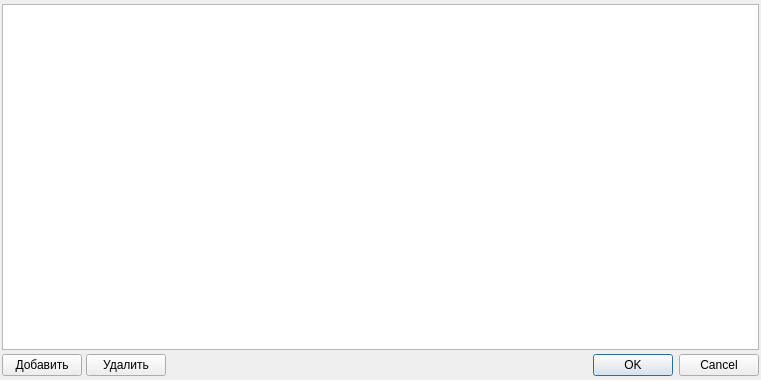
<?xml version="1.0" encoding="UTF-8"?>
<ui version="4.0">
 <class>WorkspacesDialog</class>
 <widget class="QDialog" name="WorkspacesDialog">
  <property name="geometry">
   <rect>
    <x>0</x>
    <y>0</y>
    <width>761</width>
    <height>380</height>
   </rect>
  </property>
  <property name="windowTitle">
   <string>Dialog</string>
  </property>
  <layout class="QVBoxLayout" name="verticalLayout">
   <property name="spacing">
    <number>4</number>
   </property>
   <property name="leftMargin">
    <number>2</number>
   </property>
   <property name="topMargin">
    <number>4</number>
   </property>
   <property name="rightMargin">
    <number>2</number>
   </property>
   <property name="bottomMargin">
    <number>4</number>
   </property>
   <item>
    <widget class="QTableWidget" name="workspacesTable"/>
   </item>
   <item>
    <layout class="QHBoxLayout" name="horizontalLayout">
     <item>
      <widget class="QPushButton" name="createButton">
       <property name="text">
        <string>Добавить</string>
       </property>
      </widget>
     </item>
     <item>
      <widget class="QPushButton" name="removeButton">
       <property name="text">
        <string>Удалить</string>
       </property>
      </widget>
     </item>
     <item>
      <spacer name="horizontalSpacer">
       <property name="orientation">
        <enum>Qt::Horizontal</enum>
       </property>
       <property name="sizeHint" stdset="0">
        <size>
         <width>40</width>
         <height>20</height>
        </size>
       </property>
      </spacer>
     </item>
     <item>
      <widget class="QDialogButtonBox" name="buttonBox">
       <property name="orientation">
        <enum>Qt::Horizontal</enum>
       </property>
       <property name="standardButtons">
        <set>QDialogButtonBox::Cancel|QDialogButtonBox::Ok</set>
       </property>
      </widget>
     </item>
    </layout>
   </item>
  </layout>
 </widget>
 <resources/>
 <connections>
  <connection>
   <sender>buttonBox</sender>
   <signal>accepted()</signal>
   <receiver>WorkspacesDialog</receiver>
   <slot>accept()</slot>
   <hints>
    <hint type="sourcelabel">
     <x>248</x>
     <y>254</y>
    </hint>
    <hint type="destinationlabel">
     <x>157</x>
     <y>274</y>
    </hint>
   </hints>
  </connection>
  <connection>
   <sender>buttonBox</sender>
   <signal>rejected()</signal>
   <receiver>WorkspacesDialog</receiver>
   <slot>reject()</slot>
   <hints>
    <hint type="sourcelabel">
     <x>316</x>
     <y>260</y>
    </hint>
    <hint type="destinationlabel">
     <x>286</x>
     <y>274</y>
    </hint>
   </hints>
  </connection>
 </connections>
</ui>
